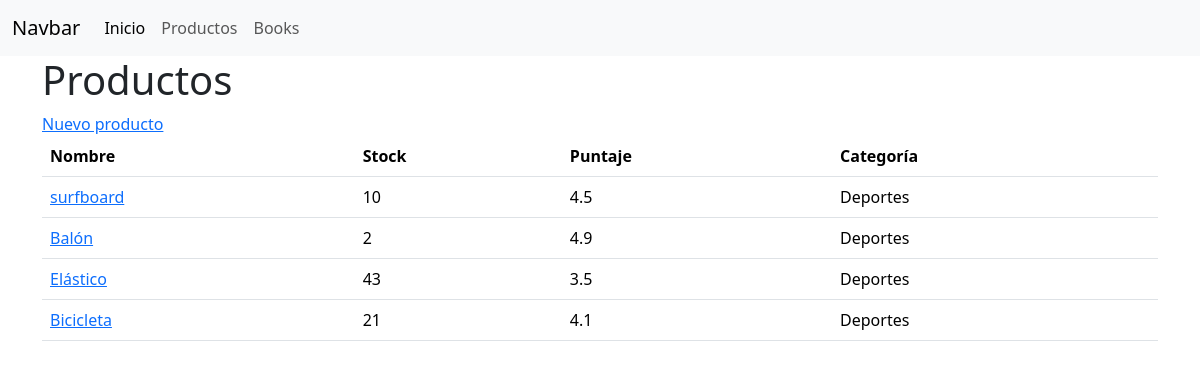
/productos/, run on the app's committed database.
### productos/models.py (models this page shows, shortened)
class Producto(models.Model):
    nombre = models.CharField(max_length=255)
    stock = models.IntegerField()
    puntaje = models.FloatField()
    categoria = models.ForeignKey(
        Categoria,
        on_delete=models.CASCADE)
    creado_en = models.DateTimeField(default=timezone.now)

class Categoria(models.Model):
    nombre = models.CharField(max_length=255)
    def __str__(self):
        return self.nombre

### productos/views.py (the view)
# urls.py: path('',views.index, name='index'),
def index(request):
    productos = Producto.objects.all()
    return render(
        request = request,
        template_name = 'index.html',
        context={'productos':productos}
    )

### productos/templates/index.html
{% extends 'base.html' %}
{%block content%}
<h1>Productos</h1>
<a href="{% url 'productos:formulario' %}">Nuevo producto</a>
<table class="table">
  <thead>
    <tr>
      <th>Nombre</th>
      <th>Stock</th>
      <th>Puntaje</th>
      <th>Categoría</th>
    </tr>
  </thead>
  <tbody>
    {%for producto in productos %}
    <tr>
      <td>
        <a href="{% url 'productos:detalle' producto.id %}">
          {{ producto.nombre }}
        </a>
      </td>
      <td>{{ producto.stock }}</td>
      <td>{{ producto.puntaje }}</td>
      <td>{{ producto.categoria }}</td>
    </tr>
    {%endfor%}
  </tbody>
</table>
{%endblock%}

### templates/base.html (shortened to what this page needs)
<!DOCTYPE html>
<html lang="en">
  <head>
    <link
      href="https://cdn.jsdelivr.net/npm/bootstrap@5.3.3/dist/css/bootstrap.min.css"
      rel="stylesheet"
    />
  </head>
  <body>
    <nav class="navbar navbar-expand-lg bg-body-tertiary">
      <div class="container-fluid">
        <a class="navbar-brand" href="#">Navbar</a>
        <div class="collapse navbar-collapse" id="navbarNav">
          <ul class="navbar-nav">
            <li class="nav-item">
              <a class="nav-link active" aria-current="page" href="{% url "inicio" %}">Inicio</a>
            </li>
            <li class="nav-item">
              <a class="nav-link" href="{% url "productos:index" %}">Productos</a>
            </li>
            <li class="nav-item">
              <a class="nav-link" href="{% url "books:index" %}">Books</a>
            </li>
          </ul>
        </div>
      </div>
    </nav>
    <div class="container">
      {% block content %} {% endblock %}
    </div>
  </body>
</html>

### data on the page
Producto: nombre "surfboard", stock "10", puntaje "4.5", categoria "Deportes"
Producto: nombre "Balón", stock "2", puntaje "4.9", categoria "Deportes"
Producto: nombre "Elástico", stock "43", puntaje "3.5", categoria "Deportes"
Producto: nombre "Bicicleta", stock "21", puntaje "4.1", categoria "Deportes"
